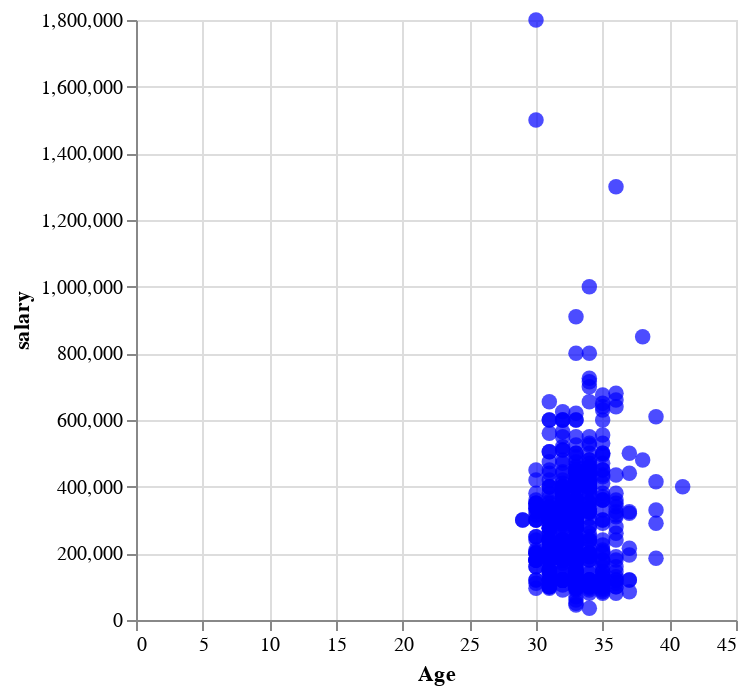

This figure's notebook cell:
### Code cell
scatter_plot = alt.Chart(df).mark_circle(size = 60, color = 'blue').encode(
x = 'Age',
y = 'salary'
)
scatter_plot

### Figure 1 — Vega-Lite specification as saved in the notebook (floating-point values rounded to 4 significant figures; data arrays with more than 128 entries replaced by an {"elided": "..."} marker saying what was removed)
{"config": {"view": {"continuousWidth": 300, "continuousHeight": 300}}, "data": {"name": "data-6ce5e929fc7026a9762a9892765bacdb"}, "mark": {"type": "circle", "color": "blue", "size": 60}, "encoding": {"x": {"field": "Age", "type": "quantitative"}, "y": {"field": "salary", "type": "quantitative"}}, "$schema": "https://vega.github.io/schema/vega-lite/v5.15.1.json", "datasets": {"data-6ce5e929fc7026a9762a9892765bacdb": {"elided": "599 records"}}}
